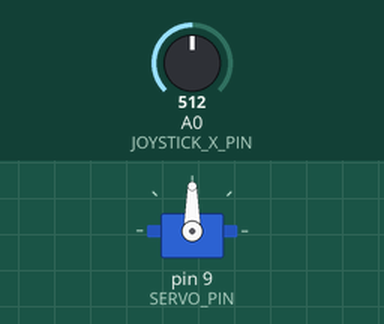
This sketch was run on a simulated Arduino Uno, built with avr-gcc and run on an emulated ATmega328P. Parts: servo. Inputs (shaded band) come from the test bench; at power-on: A0 (JOYSTICK_X_PIN) = 512.

Above: at 1.2 s.
1.3 s: A0 (JOYSTICK_X_PIN) set to 716
At 1.9 s:
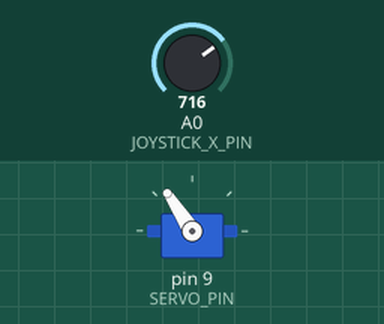
2.8 s: A0 (JOYSTICK_X_PIN) set to 900
At 4.0 s:
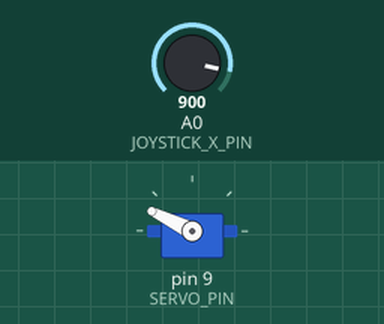
4.3 s: A0 (JOYSTICK_X_PIN) set to 1023
At 4.8 s:
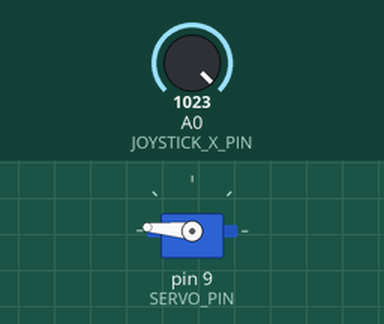
5.8 s: A0 (JOYSTICK_X_PIN) set to 306
At 6.9 s:
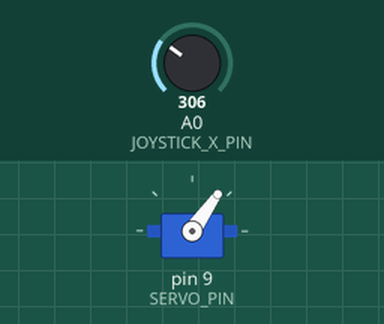
7.4 s: A0 (JOYSTICK_X_PIN) set to 165
At 8.6 s:
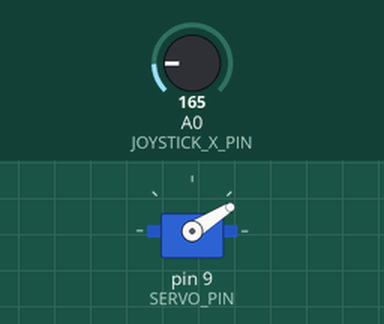
Timing chart, 0 to 9.9 s (numbered marks = the images above; inputs shaded):
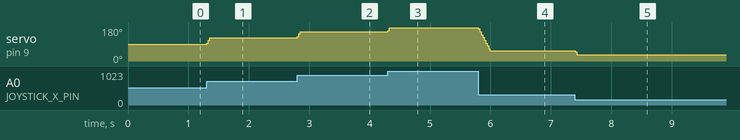

Measured:
- after the input at 1.3 s, servo on pin 9 (SERVO_PIN): 90° → 123° at once
- after the input at 2.8 s, servo on pin 9 (SERVO_PIN): 123° → 154° at once
- after the input at 4.3 s, servo on pin 9 (SERVO_PIN): 154° → 175° at once
- after the input at 5.8 s, servo on pin 9 (SERVO_PIN): moves from 175° to 55° over 0.19 s, starting at once
- after the input at 7.4 s, servo on pin 9 (SERVO_PIN): 55° → 32° at once

The sketch:

10_goleiro_joystic.ino
```cpp
#include <Servo.h>

const int JOYSTICK_X_PIN = A0;
const int SERVO_PIN = 9;

const int ANGULO_MINIMO = 5;
const int ANGULO_MAXIMO = 175;
const int CENTRO_JOYSTICK = 512;
const int ZONA_MORTA = 40;
const int PASSO_MOVIMENTO = 5;

Servo goleiro;
int anguloAtual = 90;

int limitarAngulo(int valor) {
  if (valor < ANGULO_MINIMO) return ANGULO_MINIMO;
  if (valor > ANGULO_MAXIMO) return ANGULO_MAXIMO;
  return valor;
}

int calcularAnguloDoJoystick(int leituraX) {
  int diferenca = leituraX - CENTRO_JOYSTICK;

  if (abs(diferenca) <= ZONA_MORTA) {
    return anguloAtual;
  }

  int alvo = map(leituraX, 0, 1023, ANGULO_MINIMO, ANGULO_MAXIMO);
  alvo = limitarAngulo(alvo);

  if (alvo > anguloAtual) {
    int proximo = anguloAtual + PASSO_MOVIMENTO;
    return (proximo > alvo) ? alvo : proximo;
  }

  if (alvo < anguloAtual) {
    int proximo = anguloAtual - PASSO_MOVIMENTO;
    return (proximo < alvo) ? alvo : proximo;
  }

  return anguloAtual;
}

void setup() {
  pinMode(JOYSTICK_X_PIN, INPUT);
  goleiro.attach(SERVO_PIN);
  goleiro.write(anguloAtual);
}

void loop() {
  int leituraX = analogRead(JOYSTICK_X_PIN);
  anguloAtual = calcularAnguloDoJoystick(leituraX);
  goleiro.write(anguloAtual);
  delay(8);
}
```
